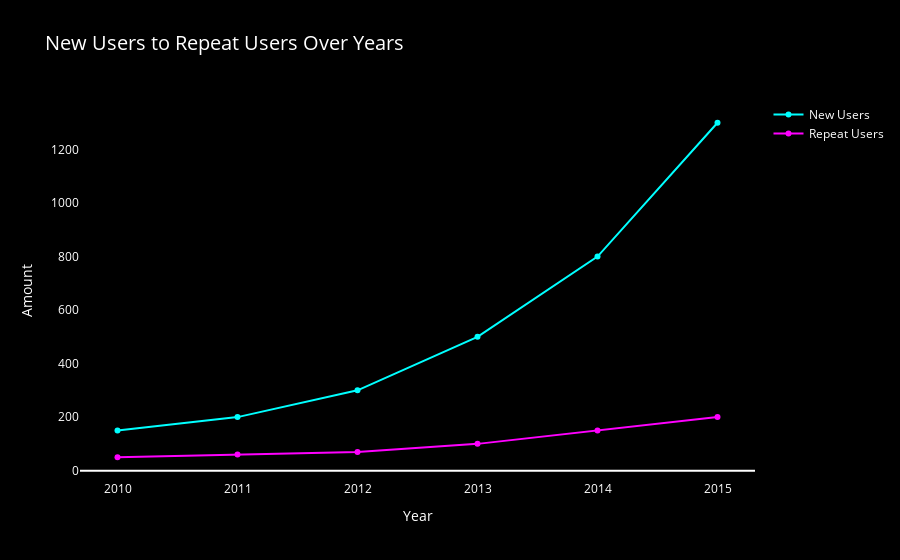

Notebook code for this chart:
### Markdown cell above
Let's take a look at another type of graph: the linear graph. Run the next cell to plot the graph.

Note the controls in the upper right-hand corner of the graph. These enable you to zoom over the graph or pan the areas of interest. You can also click on the legend to hide and show separate lines on the graph.

Plotly provides a lot of additional graph-related functionality. For more information about everything Plotly can do, see https://plotly.com/python/reference/.

### Code cell
import plotly.graph_objects as go

# Define data for the plot
years = [2010, 2011, 2012, 2013, 2014, 2015]
new = [150, 200, 300, 500, 800, 1300]
repeat = [50, 60, 70, 100, 150, 200]

# Create a figure
fig = go.Figure()

# Add a trace for sales
fig.add_trace(go.Scatter(x=years, y=new, mode='lines+markers', name='New Users', line=dict(color='cyan')))

# Add a trace for profit
fig.add_trace(go.Scatter(x=years, y=repeat, mode='lines+markers', name='Repeat Users', line=dict(color='magenta')))

# Update layout for better aesthetics
fig.update_layout(
    title='New Users to Repeat Users Over Years',
    xaxis_title='Year',
    yaxis_title='Amount',
    plot_bgcolor='black',
    paper_bgcolor='black',
    font_color='white',
    xaxis=dict(showgrid=False, color='white'),
    yaxis=dict(showgrid=False, color='white'),
    title_font=dict(size=20, color='white'),
    legend=dict(bgcolor='black', bordercolor='white', font=dict(color='white'))
)

# Show the plot
fig.show()

### Figure 1 — Plotly figure (JSON) as saved in the notebook; plotly's stock layout.template omitted (floating-point values rounded to 4 significant figures)
{"data": [{"line": {"color": "cyan"}, "mode": "lines+markers", "name": "New Users", "x": [2010, 2011, 2012, 2013, 2014, 2015], "y": [150, 200, 300, 500, 800, 1300], "type": "scatter"}, {"line": {"color": "magenta"}, "mode": "lines+markers", "name": "Repeat Users", "x": [2010, 2011, 2012, 2013, 2014, 2015], "y": [50, 60, 70, 100, 150, 200], "type": "scatter"}], "layout": {"font": {"color": "white"}, "xaxis": {"title": {"text": "Year"}, "showgrid": false, "color": "white"}, "yaxis": {"title": {"text": "Amount"}, "showgrid": false, "color": "white"}, "title": {"text": "New Users to Repeat Users Over Years", "font": {"size": 20, "color": "white"}}, "legend": {"font": {"color": "white"}, "bgcolor": "black", "bordercolor": "white"}, "plot_bgcolor": "black", "paper_bgcolor": "black"}}
